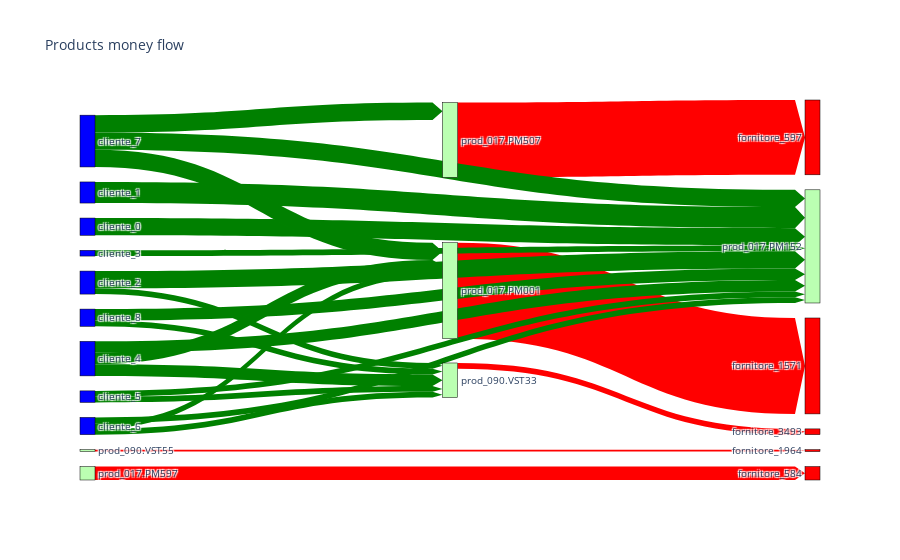

The notebook cell saved with this chart:
### Code cell
fig = go.Figure(
    data=
    [
      go.Sankey(
        valueformat = ".2%",
        #valuesuffix = "%",
        #arrangement='snap',
        # Define nodes
        node = dict(
          pad = 15,
          thickness = 15,
          line = dict(color = "black", width = 0.5),
          label =  list(entity_dict.keys()),
          color =  entity_colors,
          #align="left",
        ),
        # Add links
        link = dict(
          arrowlen=10,
          source = sources,
          target =  targets,
          value =  values,
          #label =  df_product['label_percentage'].to_list(),
          color =  edge_colors
        )
      )
    ]
)

fig.update_layout(title_text="Products money flow",
                  font_size=10)
fig.show()

### Figure 1 — Plotly figure (JSON) as saved in the notebook; plotly's stock layout.template omitted (floating-point values rounded to 4 significant figures)
{"data": [{"link": {"arrowlen": 10, "color": ["red", "red", "red", "red", "red", "red", "red", "red", "red", "green", "green", "green", "green", "green", "green", "green", "green", "green", "green", "green", "green", "green", "green", "green", "green", "green", "green"], "source": [0, 4, 3, 3, 7, 22, 22, 20, 6, 15, 5, 5, 5, 13, 13, 14, 14, 11, 21, 21, 21, 16, 16, 16, 9, 9, 8], "target": [10, 17, 1, 18, 10, 12, 10, 19, 10, 2, 22, 2, 4, 2, 22, 22, 2, 2, 3, 2, 4, 2, 4, 22, 2, 22, 2], "value": [0, 0.5, 0.39, 0, 0.01, 0.03, 0, 0.07, 0, 0.09, 0.03, 0.03, 0.03, 0.06, 0.03, 0.03, 0.03, 0.11, 0.09, 0.09, 0.09, 0.06, 0.06, 0.06, 0.09, 0.03, 0.03]}, "node": {"color": ["#bbffb2", "red", "#bbffb2", "#bbffb2", "#bbffb2", "blue", "#bbffb2", "#bbffb2", "blue", "blue", "red", "blue", "red", "blue", "blue", "blue", "blue", "red", "red", "red", "#bbffb2", "blue", "#bbffb2"], "label": ["prod_045.OB.P1T", "fornitore_597", "prod_017.PM152", "prod_017.PM507", "prod_017.PM001", "cliente_6", "prod_052.MP.VT.POR.TR.45.04", "prod_090.VST55", "cliente_3", "cliente_2", "fornitore_1964", "cliente_1", "fornitore_3493", "cliente_8", "cliente_5", "cliente_0", "cliente_4", "fornitore_1571", "fornitore_5624", "fornitore_584", "prod_017.PM597", "cliente_7", "prod_090.VST33"], "line": {"color": "black", "width": 0.5}, "pad": 15, "thickness": 15}, "type": "sankey", "valueformat": ".2%"}], "layout": {"font": {"size": 10}, "title": {"text": "Products money flow"}}}
